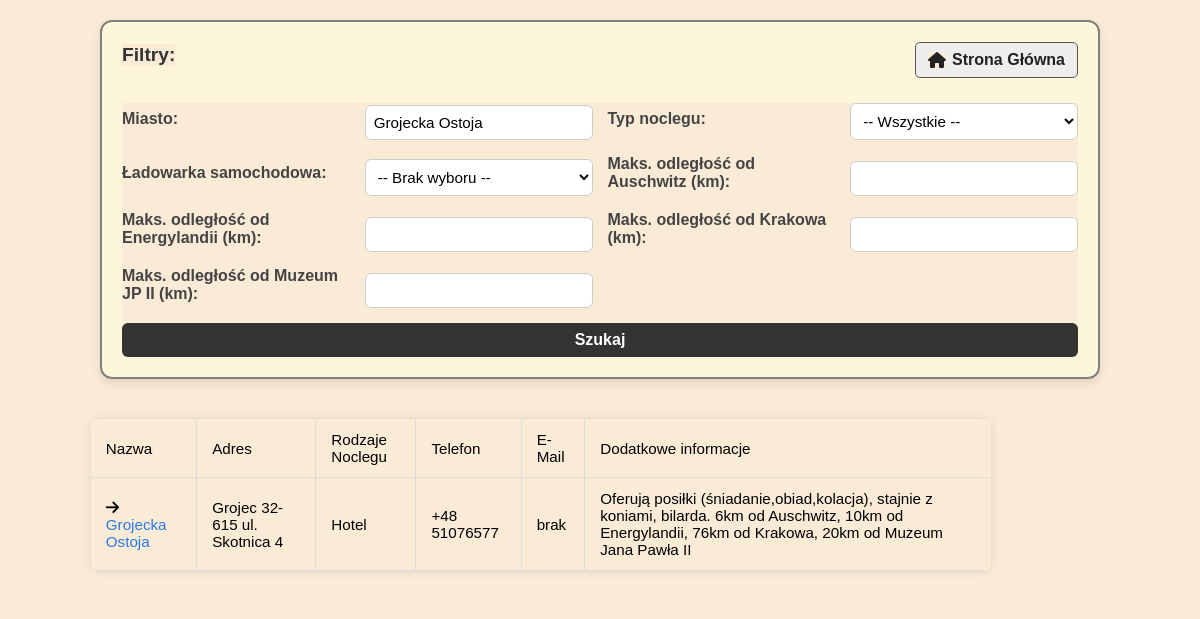
Page /stronawyszukaj.php?miasto=Grojecka Ostoja on the committed database.
### tables this page shows
CREATE TABLE `noclegi` (
  `id_nocleg` int(20) NOT NULL,
  `Nazwa` varchar(100) NOT NULL,
  `Miasto` varchar(100) NOT NULL,
  `Kod_pocztowy` varchar(6) NOT NULL,
  `Ulica` varchar(90) NOT NULL,
  `Typ_Noclegu` varchar(40) NOT NULL,
  `Typ_Noclegu_d` varchar(40) NOT NULL,
  `Telefon` varchar(12) NOT NULL,
  `Mail` varchar(70) NOT NULL,
  `Ladowarka_S` varchar(70) NOT NULL,
  `Info` varchar(300) NOT NULL,
  `O_M_Auschwitz` int(10) NOT NULL,
  `O_Energylandia` int(10) NOT NULL,
  `O_Krakow` int(10) NOT NULL,
  `O_M_JP` int(10) NOT NULL,
  `Link` varchar(300) NOT NULL
);

### stronawyszukaj.php (the view, shortened to what this page needs)
<?php
$polaczenie = new mysqli('localhost','root','','hotele');
$polaczenie->set_charset("utf8mb4");
?>
<!DOCTYPE html>
<html lang="pl">
<head>
    <link rel="stylesheet" href="style.css" />
    <link rel="stylesheet" href="stylewyszukaj.css" />
</head>
<body>
    <div class="gora">
        <p>Filtry:</p>
        <a href="index.php"><i class="fa-solid fa-house"></i> Strona Główna</a>
        <form method="GET" action="">
            <label for="miasto">Miasto:</label>
            <input type="text" id="miasto" name="miasto" value="<?php echo htmlspecialchars($_GET['miasto'] ?? '') ?>" />
            <label for="typ">Typ noclegu:</label>
            <select id="typ" name="typ">
                <option value="">-- Wszystkie --</option>
            </select>
            <label for="ladowarka">Ładowarka samochodowa:</label>
            <select id="ladowarka" name="ladowarka">
                <option value="">-- Brak wyboru --</option>
            </select>
            <label for="odl_auschwitz">Maks. odległość od Auschwitz (km):</label>
            <input type="number" step="0.1" name="odl_auschwitz" value="<?php echo htmlspecialchars($_GET['odl_auschwitz'] ?? '') ?>" />
            <label for="odl_energylandia">Maks. odległość od Energylandii (km):</label>
            <input type="number" step="0.1" name="odl_energylandia" value="<?php echo htmlspecialchars($_GET['odl_energylandia'] ?? '') ?>" />
            <label for="odl_krakow">Maks. odległość od Krakowa (km):</label>
            <input type="number" step="0.1" name="odl_krakow" value="<?php echo htmlspecialchars($_GET['odl_krakow'] ?? '') ?>" />
            <label for="odl_jp">Maks. odległość od Muzeum JP II (km):</label>
            <input type="number" step="0.1" name="odl_jp" value="<?php echo htmlspecialchars($_GET['odl_jp'] ?? '') ?>" />
            <button type="submit">Szukaj</button>
        </form>
    </div>
    <div class="glowny">
        <table>
            <tr>
                <td>Nazwa</td>
                <td>Adres</td>
                <td>Rodzaje Noclegu</td>
                <td>Telefon</td>
                <td>E-Mail</td>
                <td>Dodatkowe informacje</td>
            </tr>
            <?php
                $warunki = [];
                if (!empty($_GET['miasto'])) {
                    $miasto = $polaczenie->real_escape_string($_GET['miasto']);
                    $warunki[] = "Miasto LIKE '%$miasto%'";
                }
                $whereSQL = "";
                if (!empty($warunki)) {
                    $whereSQL = "WHERE " . implode(" AND ", $warunki);
                }
                $zapytanie = $polaczenie->query("
                    SELECT `Miasto`, `Nazwa`, `Kod_pocztowy`, `Ulica`, `Typ_Noclegu`,
                           `Typ_Noclegu_d`, `Telefon`, `Mail`, `Ladowarka_S`, `Info`,
                           `O_M_Auschwitz`, `O_Energylandia`, `O_Krakow`, `O_M_JP`, `Link`
                    FROM `noclegi`
                    $whereSQL
                ");
                if ($zapytanie) {
                    while ($rekord = $zapytanie->fetch_assoc()) {
                        echo "<tr>
                            <td><i class='fa-solid fa-arrow-right'></i> <a href='{$rekord['Link']}' target='_blank'>{$rekord['Miasto']}</a></td>
                            <td>{$rekord['Nazwa']} {$rekord['Kod_pocztowy']} {$rekord['Ulica']}</td>
                            <td>{$rekord['Typ_Noclegu']} {$rekord['Typ_Noclegu_d']}</td>
                            <td>{$rekord['Telefon']}</td>
                            <td>{$rekord['Mail']}</td>
                            <td>{$rekord['Info']}. {$rekord['O_M_Auschwitz']}km od Auschwitz, {$rekord['O_Energylandia']}km od Energylandii, {$rekord['O_Krakow']}km od Krakowa, {$rekord['O_M_JP']}km od Muzeum Jana Pawła II</td>
                        </tr>";
                    }
                } else {
                    echo "<tr><td colspan='6'>Brak wyników do wyświetlenia.</td></tr>";
                }
            ?>
        </table>
    </div>
</body>
</html>

### style.css (style rules this page uses)
* { font-style: normal; font-family: Verdana, sans-serif; }
.gora { display: flex; flex-wrap: wrap; justify-content: space-between; align-items: center; margin: 20px auto; width: 90%; max-width: 900px; border: 2px solid grey; padding: 15px 20px; gap: 15px; background-color: #fff9e0; border-radius: 8px; box-sizing: border-box; }
.gora p { flex: 0 0 auto; margin: 0; font-weight: bold; font-size: 1.1rem; color: #333; }
.gora a { flex: 0 0 auto; display: inline-flex; align-items: center; padding: 8px 12px; border: 1px solid #555; border-radius: 5px; background-color: #eee; color: #222; font-weight: 600; transition: background-color 0.3s, color 0.3s; text-decoration: none; }
.gora a i { margin-right: 6px; font-size: 1rem; }
.gora form { flex: 1 1 100%; display: flex; flex-wrap: wrap; gap: 15px; justify-content: center; margin-top: 10px; }
.gora label { flex: 0 0 130px; font-weight: 600; align-self: center; color: #444; }
.gora input[type="text"], .gora input[type="number"], .gora select { flex: 1 1 180px; padding: 6px 10px; border: 1px solid #ccc; border-radius: 5px; font-size: 1rem; }
.gora button[type="submit"] { flex: 0 0 140px; padding: 8px 15px; background-color: #333; color: white; border: none; border-radius: 6px; font-weight: bold; font-size: 1rem; cursor: pointer; transition: background-color 0.3s; align-self: center; }
table { width: 100%; border-collapse: collapse; margin: 20px auto; max-width: 900px; font-size: 0.95rem; background-color: #fff; box-shadow: 0 0 10px rgba(0,0,0,0.1); border-radius: 8px; overflow: hidden; }
table tr { border-bottom: 1px solid #ddd; }
table td, table th { padding: 12px 15px; text-align: left; vertical-align: middle; border-right: 1px solid #ddd; }
table td:last-child, table th:last-child { border-right: none; }
table a { color: #2a7ae2; text-decoration: underline; transition: color 0.3s, text-decoration 0.3s; cursor: pointer; text-decoration: none; }

### stylewyszukaj.css (style rules this page uses)
* { background-color: antiquewhite; }
.glowny, .gora { width: 90%; }
.glowny { overflow: auto; }
.gora { background-color: rgba(255, 248, 220, 0.9); padding: 20px; margin: 20px auto; width: 90%; max-width: 1000px; border-radius: 12px; box-shadow: 0 4px 10px rgba(0, 0, 0, 0.1); box-sizing: border-box; }
.gora p { font-size: 1.2rem; font-weight: bold; margin-bottom: 10px; }
.gora form { display: grid; grid-template-columns: repeat(auto-fit, minmax(200px, 1fr)); gap: 15px; align-items: end; }
.gora label { font-weight: 600; display: block; margin-bottom: 5px; }
.gora input[type="text"], .gora input[type="number"], .gora select { width: 100%; padding: 8px; border-radius: 6px; border: 1px solid #ccc; font-size: 0.95rem; background-color: white; box-sizing: border-box; }
.gora button { grid-column: 1 / -1; padding: 10px 20px; background-color: #3c8dbc; color: white; border: none; border-radius: 6px; font-size: 1rem; cursor: pointer; transition: background-color 0.3s ease; }

### rows in the picture
noclegi: Miasto "Grojecka Ostoja", Nazwa "Grojec", Kod_pocztowy "32-615", Ulica "ul. Skotnica 4", Typ_Noclegu "Hotel", Telefon "+48 51076577", Mail "brak", Info "Oferują posiłki (śniadanie,obiad,kolacja), stajnie z koniami, bilarda", O_M_Auschwitz "6", O_Energylandia "10", O_Krakow "76", O_M_JP "20"
